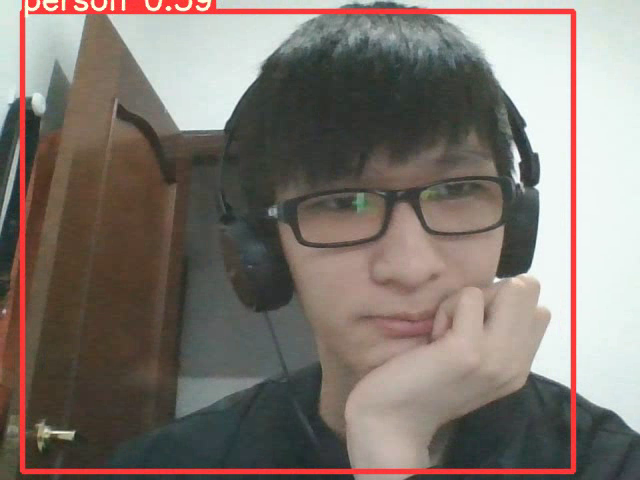
#> input picture frame 4 of Software/RLP_Sim/controllers/jugetron/visio/yolo/runs/detect/exp/0.mp4, 640 x 480 px, given in place of example_obstacles.mp4, which was not available
$ python obstacle_detection.py
#> lines starting #> are read from the running program, lines starting #| are printed output that depends on the picture; pictures that were not available may be replaced by others from this repository, and a replacement may not be noted
# Reference: https://nanonets.com/blog/optical-flow/

import numpy as np
import cv2


def draw_flow(img, flow, step=16):
    # https://github.com/opencv/opencv/blob/master/samples/python/opt_flow.py#L25
    h, w = img.shape[:2]
    y, x = np.mgrid[step / 2:h:step, step /
                    2:w:step].reshape(2, -1).astype(int)
    fx, fy = flow[y, x].T
    lines = np.vstack([x, y, x + fx, y + fy]).T.reshape(-1, 2, 2)
    lines = np.int32(lines + 0.5)
    vis = img
    cv2.polylines(vis, lines, 0, (0, 255, 0))
    for (x1, y1), (x2, y2) in lines:
        cv2.circle(vis, (x1, y1), 1, (0, 255, 0), -1)
    return vis


class ObstacleDetection:
    def __init__(self, motion_threshold: float = 50) -> None:
        self.motion_threshold = motion_threshold
        self.prev_gray = None
        self.prev_mask = None

    def detect(self, image: np.array, draw: bool = False) -> np.array:
        # Converts each frame to grayscale - we previously only converted the first frame to grayscale
        gray = cv2.cvtColor(image, cv2.COLOR_BGR2GRAY)

        if self.prev_gray is not None:
            # Calculates dense optical flow by Farneback method
            # https://docs.opencv.org/3.0-beta/modules/video/doc/motion_analysis_and_object_tracking.html#calcopticalflowfarneback
            flow = cv2.calcOpticalFlowFarneback(
                self.prev_gray, gray, None, 0.5, 3, 15, 3, 5, 1.2, 0)
            # Computes the magnitude and angle of the 2D vectors
            magnitude, angle = cv2.cartToPolar(flow[..., 0], flow[..., 1])
            magnitude = cv2.normalize(magnitude, None, 0, 255, cv2.NORM_MINMAX)
            mask = np.zeros_like(magnitude, dtype='uint8')
            mask[magnitude > 0.01] = 255
            mask = cv2.morphologyEx(mask, cv2.MORPH_CLOSE, np.int8((9, 9)))

            if self.prev_mask is not None:
                final_mask = mask + self.prev_mask
            else:
                final_mask = mask

            if not np.all((mask == 0)):
                self.prev_mask = mask

            if draw:
                mask = final_mask.astype('bool')
                c, h = cv2.findContours(final_mask, cv2.RETR_EXTERNAL,
                                        cv2.CHAIN_APPROX_SIMPLE)
                obstacles = image.copy()
                cv2.drawContours(obstacles, c, -1, (0, 255, 0), 1)
                opflow = draw_flow(image.copy(), flow)
                img = cv2.hconcat((obstacles, opflow))
                cv2.imshow("Obstacles - Flow", img)
                cv2.waitKey(1)
        else:
            final_mask = np.zeros_like(gray)

        # Updates previous frame
        self.prev_gray = gray

        return final_mask


if __name__ == "__main__":
    cap = cv2.VideoCapture('example_obstacles.mp4')
    detector = ObstacleDetection()

    while True:
        ret, image_np = cap.read()
#> image_np is the input picture: shape (480, 640, 3); mean B, G, R 112.2, 119, 128.2

        if ret:
            image_np = image_np[:, 160:-160]
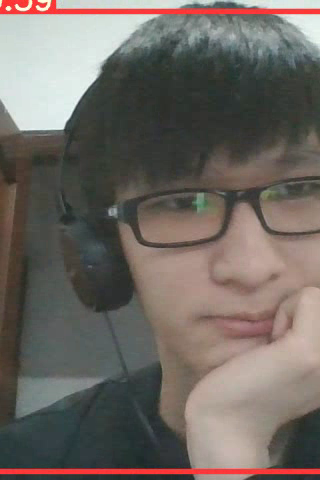
#> image_np: shape (480, 320, 3); mean B, G, R 98.8, 104.6, 111.6
            mask = detector.detect(image_np, draw=True)
#> in detect, `gray = cv2.cvtColor(image, cv2.COLOR_BGR2GRAY)`:
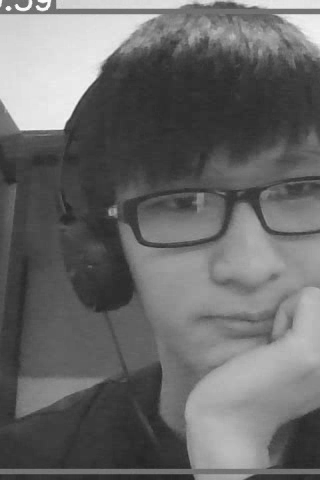
#> gray: shape (480, 320); min 37, max 253, mean 106
#> mask: shape (480, 320); every value is 0

        if cv2.waitKey(1) == ord("q"):
#> (key q is pressed here)
            cv2.destroyAllWindows()
            cap.release()
            break

$ run again, starting later in the video
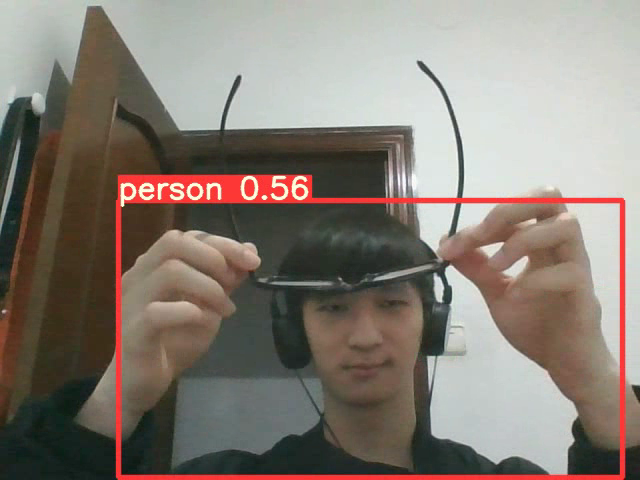
#> input picture frame 21 of Software/RLP_Sim/controllers/jugetron/visio/yolo/runs/detect/exp/0.mp4, 640 x 480 px, given in place of example_obstacles.mp4, which was not available
#> image_np is the input picture: shape (480, 640, 3); mean B, G, R 116.9, 125.7, 135.3
#> `image_np = image_np[:, 160:-160]`:
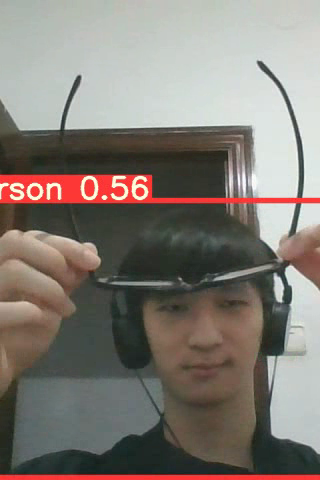
#> image_np: shape (480, 320, 3); mean B, G, R 116.8, 124, 131.1
#> in detect, `gray = cv2.cvtColor(image, cv2.COLOR_BGR2GRAY)`:
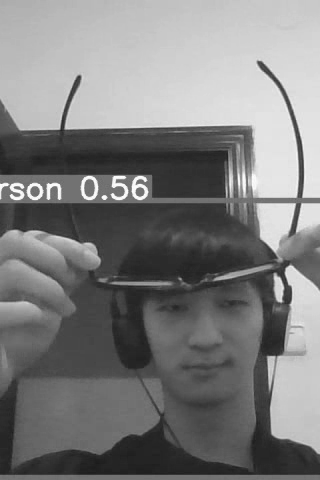
#> gray: shape (480, 320); min 27, max 254, mean 125.2
#> mask: shape (480, 320); every value is 0

$ run again, starting later in the video
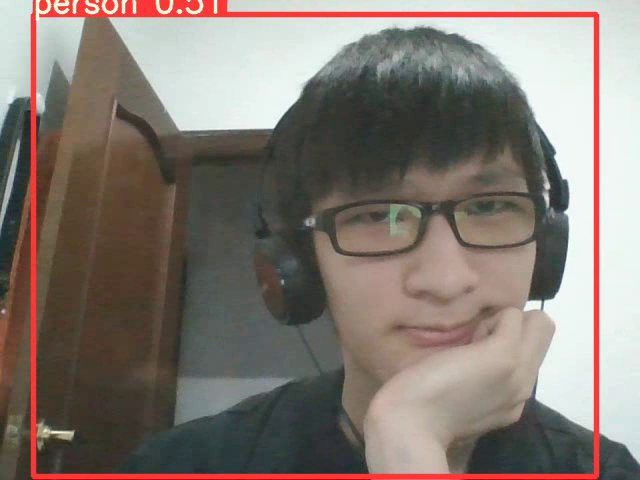
#> input picture frame 37 of Software/RLP_Sim/controllers/jugetron/visio/yolo/runs/detect/exp/0.mp4, 640 x 480 px, given in place of example_obstacles.mp4, which was not available
#> image_np is the input picture: shape (480, 640, 3); mean B, G, R 115, 122.4, 132.4
#> `image_np = image_np[:, 160:-160]`:
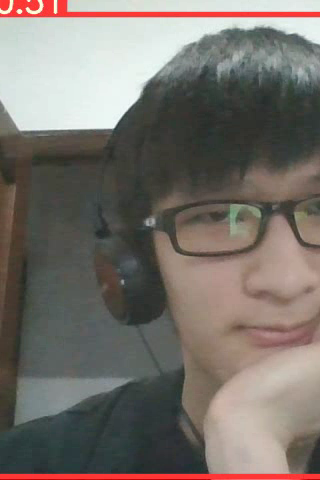
#> image_np: shape (480, 320, 3); mean B, G, R 107.3, 113.5, 120
#> in detect, `gray = cv2.cvtColor(image, cv2.COLOR_BGR2GRAY)`:
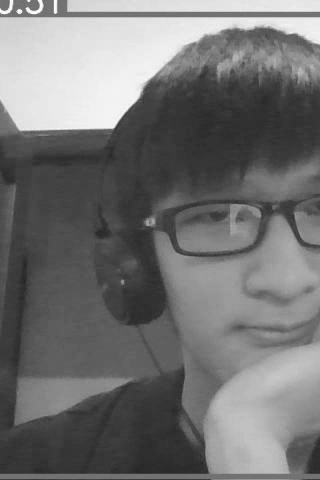
#> gray: shape (480, 320); min 36, max 252, mean 114.7
#> mask: shape (480, 320); every value is 0
